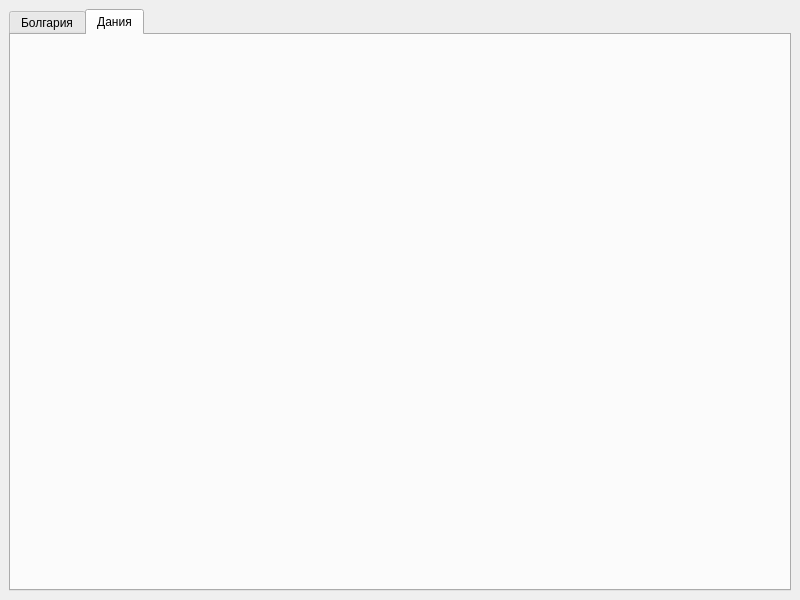
<?xml version="1.0" encoding="UTF-8"?>
<ui version="4.0">
 <class>MainWindow</class>
 <widget class="QMainWindow" name="MainWindow">
  <property name="geometry">
   <rect>
    <x>0</x>
    <y>0</y>
    <width>800</width>
    <height>600</height>
   </rect>
  </property>
  <property name="windowTitle">
   <string>Пропорции флагов</string>
  </property>
  <widget class="QWidget" name="centralwidget">
   <layout class="QVBoxLayout" name="verticalLayout">
    <item>
     <widget class="QTabWidget" name="tabWidget">
      <property name="currentIndex">
       <number>1</number>
      </property>
      <widget class="QWidget" name="tabBulgaria">
       <attribute name="title">
        <string>Болгария</string>
       </attribute>
       <layout class="QVBoxLayout" name="layoutBulgaria"/>
      </widget>
      <widget class="QWidget" name="tabDenmark">
       <attribute name="title">
        <string>Дания</string>
       </attribute>
       <layout class="QVBoxLayout" name="layoutDenmark"/>
      </widget>
     </widget>
    </item>
   </layout>
  </widget>
 </widget>
 <resources/>
 <connections/>
</ui>
